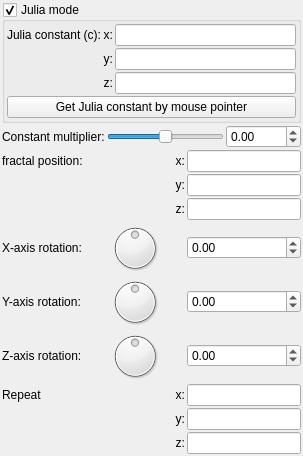
               <widget class="QWidget" name="scrollAreaWidgetContents_12">
                <property name="geometry">
                 <rect>
                  <x>0</x>
                  <y>0</y>
                  <width>303</width>
                  <height>456</height>
                 </rect>
                </property>
                <layout class="QVBoxLayout" name="verticalLayout_68">
                 <property name="spacing">
                  <number>2</number>
                 </property>
                 <property name="leftMargin">
                  <number>2</number>
                 </property>
                 <property name="topMargin">
                  <number>2</number>
                 </property>
                 <property name="rightMargin">
                  <number>2</number>
                 </property>
                 <property name="bottomMargin">
                  <number>2</number>
                 </property>
                 <item>
                  <widget class="MyGroupBox" name="groupCheck_julia_mode">
                   <property name="title">
                    <string>Julia mode</string>
                   </property>
                   <property name="checkable">
                    <bool>true</bool>
                   </property>
                   <layout class="QVBoxLayout" name="verticalLayout_48">
                    <property name="spacing">
                     <number>2</number>
                    </property>
                    <property name="leftMargin">
                     <number>2</number>
                    </property>
                    <property name="topMargin">
                     <number>2</number>
                    </property>
                    <property name="rightMargin">
                     <number>2</number>
                    </property>
                    <property name="bottomMargin">
                     <number>2</number>
                    </property>
                    <item>
                     <layout class="QGridLayout" name="gridLayout_22">
                      <property name="spacing">
                       <number>2</number>
                      </property>
                      <item row="1" column="1">
                       <widget class="QLabel" name="label_116">
                        <property name="sizePolicy">
                         <sizepolicy hsizetype="Preferred" vsizetype="Preferred">
                          <horstretch>0</horstretch>
                          <verstretch>0</verstretch>
                         </sizepolicy>
                        </property>
                        <property name="text">
                         <string>y:</string>
                        </property>
                        <property name="alignment">
                         <set>Qt::AlignRight|Qt::AlignTrailing|Qt::AlignVCenter</set>
                        </property>
                       </widget>
                      </item>
                      <item row="0" column="0">
                       <widget class="QLabel" name="label_113">
                        <property name="text">
                         <string>Julia constant (c):</string>
                        </property>
                       </widget>
                      </item>
                      <item row="1" column="2">
                       <widget class="MyLineEdit" name="vect3_julia_c_y"/>
                      </item>
                      <item row="0" column="2">
                       <widget class="MyLineEdit" name="vect3_julia_c_x"/>
                      </item>
                      <item row="2" column="1">
                       <widget class="QLabel" name="label_120">
                        <property name="sizePolicy">
                         <sizepolicy hsizetype="Preferred" vsizetype="Preferred">
                          <horstretch>0</horstretch>
                          <verstretch>0</verstretch>
                         </sizepolicy>
                        </property>
                        <property name="text">
                         <string>z:</string>
                        </property>
                        <property name="alignment">
                         <set>Qt::AlignRight|Qt::AlignTrailing|Qt::AlignVCenter</set>
                        </property>
                       </widget>
                      </item>
                      <item row="0" column="1">
                       <widget class="QLabel" name="label_115">
                        <property name="sizePolicy">
                         <sizepolicy hsizetype="Preferred" vsizetype="Preferred">
                          <horstretch>0</horstretch>
                          <verstretch>0</verstretch>
                         </sizepolicy>
                        </property>
                        <property name="text">
                         <string>x:</string>
                        </property>
                        <property name="alignment">
                         <set>Qt::AlignRight|Qt::AlignTrailing|Qt::AlignVCenter</set>
                        </property>
                       </widget>
                      </item>
                      <item row="2" column="2">
                       <widget class="MyLineEdit" name="vect3_julia_c_z"/>
                      </item>
                     </layout>
                    </item>
                    <item>
                     <widget class="QPushButton" name="pushButton_get_julia_constant">
                      <property name="text">
                       <string>Get Julia constant by mouse pointer</string>
                      </property>
                     </widget>
                    </item>
                   </layout>
                  </widget>
                 </item>
                 <item>
                  <layout class="QGridLayout" name="gridLayout_3">
                   <property name="leftMargin">
                    <number>0</number>
                   </property>
                   <property name="topMargin">
                    <number>0</number>
                   </property>
                   <property name="spacing">
                    <number>2</number>
                   </property>
                   <item row="0" column="0">
                    <widget class="QLabel" name="label_135">
                     <property name="text">
                      <string>Constant multiplier:</string>
                     </property>
                    </widget>
                   </item>
                   <item row="0" column="1">
                    <widget class="QSlider" name="slider_fractal_constant_factor">
                     <property name="minimum">
                      <number>-500</number>
                     </property>
                     <property name="maximum">
                      <number>500</number>
                     </property>
                     <property name="singleStep">
                      <number>1</number>
                     </property>
                     <property name="orientation">
                      <enum>Qt::Horizontal</enum>
                     </property>
                    </widget>
                   </item>
                   <item row="0" column="2">
                    <widget class="MyDoubleSpinBox" name="spinbox_fractal_constant_factor">
                     <property name="prefix">
                      <string/>
                     </property>
                     <property name="suffix">
                      <string/>
                     </property>
                     <property name="decimals">
                      <number>2</number>
                     </property>
                     <property name="minimum">
                      <double>-1000.000000000000000</double>
                     </property>
                     <property name="maximum">
                      <double>1000.000000000000000</double>
                     </property>
                     <property name="singleStep">
                      <double>0.100000000000000</double>
                     </property>
                    </widget>
                   </item>
                  </layout>
                 </item>
                 <item>
                  <layout class="QGridLayout" name="gridLayout_36">
                   <property name="spacing">
                    <number>2</number>
                   </property>
                   <item row="2" column="2">
                    <widget class="MyLineEdit" name="vect3_fractal_position_z"/>
                   </item>
                   <item row="2" column="1">
                    <widget class="QLabel" name="label_139">
                     <property name="sizePolicy">
                      <sizepolicy hsizetype="Preferred" vsizetype="Preferred">
                       <horstretch>0</horstretch>
                       <verstretch>0</verstretch>
                      </sizepolicy>
                     </property>
                     <property name="text">
                      <string>z:</string>
                     </property>
                     <property name="alignment">
                      <set>Qt::AlignRight|Qt::AlignTrailing|Qt::AlignVCenter</set>
                     </property>
                    </widget>
                   </item>
                   <item row="0" column="1">
                    <widget class="QLabel" name="label_140">
                     <property name="sizePolicy">
                      <sizepolicy hsizetype="Preferred" vsizetype="Preferred">
                       <horstretch>0</horstretch>
                       <verstretch>0</verstretch>
                      </sizepolicy>
                     </property>
                     <property name="text">
                      <string>x:</string>
                     </property>
                     <property name="alignment">
                      <set>Qt::AlignRight|Qt::AlignTrailing|Qt::AlignVCenter</set>
                     </property>
                    </widget>
                   </item>
                   <item row="1" column="2">
                    <widget class="MyLineEdit" name="vect3_fractal_position_y"/>
                   </item>
                   <item row="3" column="0">
                    <widget class="QLabel" name="label_46">
                     <property name="text">
                      <string>X-axis rotation:</string>
                     </property>
                    </widget>
                   </item>
                   <item row="0" column="2">
                    <widget class="MyLineEdit" name="vect3_fractal_position_x"/>
                   </item>
                   <item row="0" column="0">
                    <widget class="QLabel" name="label_138">
                     <property name="text">
                      <string>fractal position:</string>
                     </property>
                    </widget>
                   </item>
                   <item row="1" column="1">
                    <widget class="QLabel" name="label_137">
                     <property name="sizePolicy">
                      <sizepolicy hsizetype="Preferred" vsizetype="Preferred">
                       <horstretch>0</horstretch>
                       <verstretch>0</verstretch>
                      </sizepolicy>
                     </property>
                     <property name="text">
                      <string>y:</string>
                     </property>
                     <property name="alignment">
                      <set>Qt::AlignRight|Qt::AlignTrailing|Qt::AlignVCenter</set>
                     </property>
                    </widget>
                   </item>
                   <item row="4" column="1">
                    <widget class="QDial" name="dial3_fractal_rotation_y">
                     <property name="minimum">
                      <number>-18000</number>
                     </property>
                     <property name="maximum">
                      <number>18000</number>
                     </property>
                     <property name="wrapping">
                      <bool>true</bool>
                     </property>
                    </widget>
                   </item>
                   <item row="3" column="1">
                    <widget class="QDial" name="dial3_fractal_rotation_x">
                     <property name="minimum">
                      <number>-18000</number>
                     </property>
                     <property name="maximum">
                      <number>18000</number>
                     </property>
                     <property name="wrapping">
                      <bool>true</bool>
                     </property>
                    </widget>
                   </item>
                   <item row="3" column="2">
                    <widget class="MyDoubleSpinBox" name="spinboxd3_fractal_rotation_x">
                     <property name="prefix">
                      <string/>
                     </property>
                     <property name="suffix">
                      <string/>
                     </property>
                     <property name="decimals">
                      <number>2</number>
                     </property>
                     <property name="minimum">
                      <double>-36000.000000000000000</double>
                     </property>
                     <property name="maximum">
                      <double>36000.000000000000000</double>
                     </property>
                     <property name="singleStep">
                      <double>0.100000000000000</double>
                     </property>
                    </widget>
                   </item>
                   <item row="4" column="2">
                    <widget class="MyDoubleSpinBox" name="spinboxd3_fractal_rotation_y">
                     <property name="prefix">
                      <string/>
                     </property>
                     <property name="suffix">
                      <string/>
                     </property>
                     <property name="decimals">
                      <number>2</number>
                     </property>
                     <property name="minimum">
                      <double>-36000.000000000000000</double>
                     </property>
                     <property name="maximum">
                      <double>36000.000000000000000</double>
                     </property>
                     <property name="singleStep">
                      <double>0.100000000000000</double>
                     </property>
                    </widget>
                   </item>
                   <item row="5" column="1">
                    <widget class="QDial" name="dial3_fractal_rotation_z">
                     <property name="minimum">
                      <number>-18000</number>
                     </property>
                     <property name="maximum">
                      <number>18000</number>
                     </property>
                     <property name="wrapping">
                      <bool>true</bool>
                     </property>
                    </widget>
                   </item>
                   <item row="5" column="2">
                    <widget class="MyDoubleSpinBox" name="spinboxd3_fractal_rotation_z">
                     <property name="prefix">
                      <string/>
                     </property>
                     <property name="suffix">
                      <string/>
                     </property>
                     <property name="decimals">
                      <number>2</number>
                     </property>
                     <property name="minimum">
                      <double>-36000.000000000000000</double>
                     </property>
                     <property name="maximum">
                      <double>36000.000000000000000</double>
                     </property>
                     <property name="singleStep">
                      <double>0.100000000000000</double>
                     </property>
                    </widget>
                   </item>
                   <item row="5" column="0">
                    <widget class="QLabel" name="label_48">
                     <property name="text">
                      <string>Z-axis rotation:</string>
                     </property>
                    </widget>
                   </item>
                   <item row="4" column="0">
                    <widget class="QLabel" name="label_47">
                     <property name="text">
                      <string>Y-axis rotation:</string>
                     </property>
                    </widget>
                   </item>
                   <item row="6" column="2">
                    <widget class="MyLineEdit" name="vect3_repeat_x"/>
                   </item>
                   <item row="7" column="2">
                    <widget class="MyLineEdit" name="vect3_repeat_y"/>
                   </item>
                   <item row="8" column="2">
                    <widget class="MyLineEdit" name="vect3_repeat_z"/>
                   </item>
                   <item row="6" column="1">
                    <widget class="QLabel" name="label_repeat_x_2">
                     <property name="text">
                      <string>x:</string>
                     </property>
                     <property name="alignment">
                      <set>Qt::AlignRight|Qt::AlignTrailing|Qt::AlignVCenter</set>
                     </property>
                    </widget>
                   </item>
                   <item row="7" column="1">
                    <widget class="QLabel" name="label_repeat_y_2">
                     <property name="text">
                      <string>y:</string>
                     </property>
                     <property name="alignment">
                      <set>Qt::AlignRight|Qt::AlignTrailing|Qt::AlignVCenter</set>
                     </property>
                    </widget>
                   </item>
                   <item row="8" column="1">
                    <widget class="QLabel" name="label_repeat_z_2">
                     <property name="text">
                      <string>z:</string>
                     </property>
                     <property name="alignment">
                      <set>Qt::AlignRight|Qt::AlignTrailing|Qt::AlignVCenter</set>
                     </property>
                    </widget>
                   </item>
                   <item row="6" column="0">
                    <widget class="QLabel" name="label_145">
                     <property name="text">
                      <string>Repeat</string>
                     </property>
                    </widget>
                   </item>
                  </layout>
                 </item>
                 <item>
                  <spacer name="verticalSpacer_7">
                   <property name="orientation">
                    <enum>Qt::Vertical</enum>
                   </property>
                   <property name="sizeHint" stdset="0">
                    <size>
                     <width>20</width>
                     <height>40</height>
                    </size>
                   </property>
                  </spacer>
                 </item>
                </layout>
               </widget>
